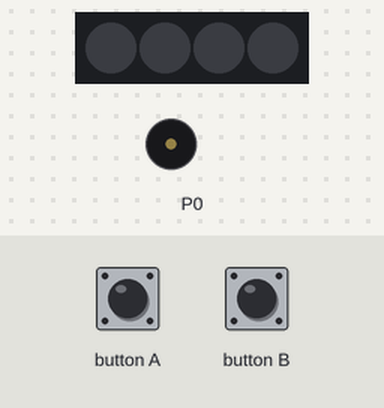
This program was run on a simulated BBC micro:bit (MakeCode). Shown: 4 RGB LEDs in strip order, left to right, buzzer (waves = sounding). Inputs (shaded band) come from the test bench. Dim RGB values are drawn brighter than linear.

Above: at 1.2 s.
1.3 s: button A pressed for 0.15 s
At 2.3 s:
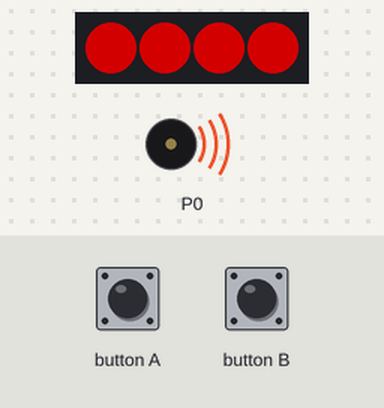
At 2.8 s:
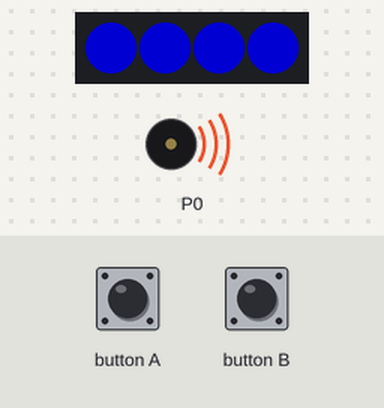
4.3 s: button B pressed 2 times (0.12 s each, 0.3 s apart)
Timing chart, 0 to 13.9 s (numbered marks = the images above; inputs shaded):
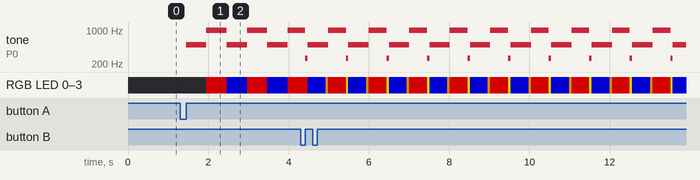

Measured:
- after the input at 1.3 s, tone on P0: alternates 988 Hz for 0.51 s and 494 Hz for 0.51 s, starting after 0.15 s; RGB LED 0–3: alternates RGB(127, 0, 0) for 0.51 s and RGB(0, 0, 127) for 0.51 s, starting after 0.66 s

The program:

main.ts
```typescript
let strip: neopixel.Strip = null
input.onButtonPressed(Button.A, function () {
    for (let index = 0; index < 20; index++) {
        music.playTone(494, music.beat(BeatFraction.Whole))
        strip.showColor(neopixel.colors(NeoPixelColors.Red))
        music.playTone(988, music.beat(BeatFraction.Whole))
        strip.showColor(neopixel.colors(NeoPixelColors.Blue))
    }
})
input.onButtonPressed(Button.B, function () {
    for (let index = 0; index < 20; index++) {
        music.playTone(262, music.beat(BeatFraction.Whole))
        strip.showColor(neopixel.colors(NeoPixelColors.Orange))
        music.playTone(494, music.beat(BeatFraction.Whole))
        strip.showColor(neopixel.colors(NeoPixelColors.Yellow))
    }
})
basic.forever(function () {
    strip = neopixel.create(DigitalPin.P15, 4, NeoPixelMode.RGB)
})
```

test.ts
```typescript
// aquí va el archivo "tests"; esto no se compilará cuando este paquete se utilice como una extensión.
```
